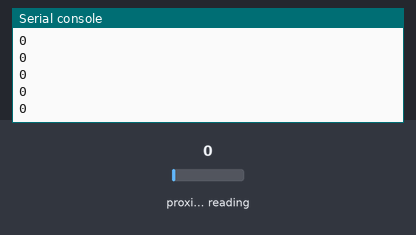
Recording of a program running on a simulated CircuitPython board. Parts: the last lines printed to the serial console. The inputs (shaded band) are chosen by the test bench; at power-on: proximity reading 0.

Above: at 1.2 s.
1.3 s: proximity reading set to 5
At 1.31 s:
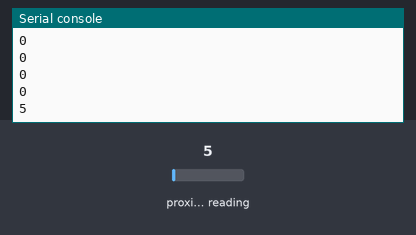
2.8 s: proximity reading set to 64
At 2.81 s:
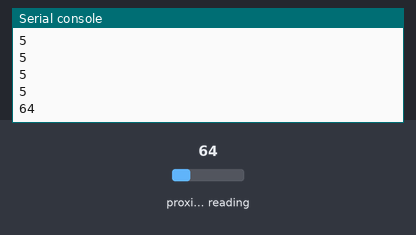
Timing chart, 0 to 5.8 s (numbered marks = the images above; inputs shaded):
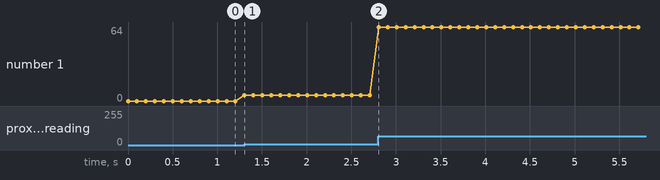

The program:

BenchTest_APDS-9960_Proximity.py
```python
import board
import busio
import time
from adafruit_apds9960.apds9960 import APDS9960

i2c = busio.I2C(board.SCL, board.SDA)
apds = APDS9960(i2c)
apds.enable_proximity = True
apds.enable_proximity_interrupt = True
apds.proximity_interrupt_threshold = (0, 175)

while True:
    print(apds.proximity)
    apds.clear_interrupt()

    time.sleep(0.1)
```

Measured:
- after the input at 1.3 s, the serial console: prints a new line at once (image 1)
- after the input at 2.8 s, the serial console: prints a new line at once (image 2)
- plotted number 1: 0 → 5 after the input at 1.3 s, 5 → 64 after the input at 2.8 s
